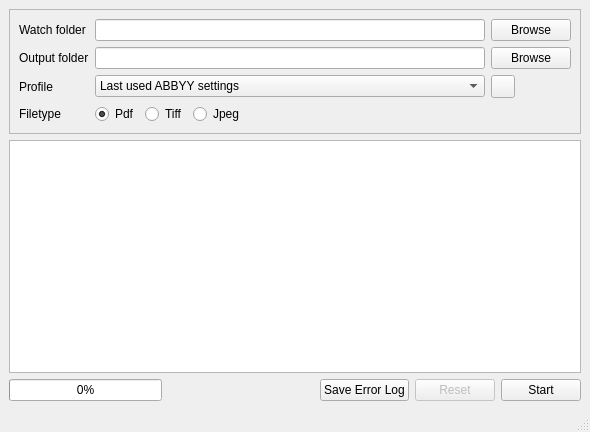
<?xml version="1.0" encoding="UTF-8"?>
<ui version="4.0">
 <class>MainWindow</class>
 <widget class="QMainWindow" name="MainWindow">
  <property name="geometry">
   <rect>
    <x>0</x>
    <y>0</y>
    <width>590</width>
    <height>432</height>
   </rect>
  </property>
  <property name="windowTitle">
   <string>ABBYY Automator</string>
  </property>
  <property name="windowIcon">
   <iconset resource="res.qrc">
    <normaloff>:/icons/application.png</normaloff>:/icons/application.png</iconset>
  </property>
  <widget class="QWidget" name="centralwidget">
   <layout class="QVBoxLayout" name="verticalLayout_3">
    <item>
     <widget class="QFrame" name="fr_top_controls">
      <property name="frameShape">
       <enum>QFrame::StyledPanel</enum>
      </property>
      <property name="frameShadow">
       <enum>QFrame::Raised</enum>
      </property>
      <layout class="QVBoxLayout" name="verticalLayout_2">
       <item>
        <layout class="QGridLayout" name="inputs_layout">
         <item row="2" column="1">
          <widget class="QComboBox" name="cb_profile">
           <item>
            <property name="text">
             <string>Last used ABBYY settings</string>
            </property>
           </item>
          </widget>
         </item>
         <item row="3" column="0">
          <widget class="QLabel" name="label_3">
           <property name="text">
            <string>Filetype</string>
           </property>
          </widget>
         </item>
         <item row="0" column="2">
          <widget class="QPushButton" name="button_watch_browse">
           <property name="text">
            <string>Browse</string>
           </property>
          </widget>
         </item>
         <item row="0" column="1">
          <widget class="LineEdit_DragDrop_Folder" name="le_watch_folder">
           <property name="text">
            <string/>
           </property>
          </widget>
         </item>
         <item row="0" column="0">
          <widget class="QLabel" name="label">
           <property name="text">
            <string>Watch folder</string>
           </property>
          </widget>
         </item>
         <item row="2" column="0">
          <widget class="QLabel" name="label_2">
           <property name="text">
            <string>Profile</string>
           </property>
          </widget>
         </item>
         <item row="3" column="1">
          <widget class="QFrame" name="frame">
           <property name="frameShape">
            <enum>QFrame::NoFrame</enum>
           </property>
           <property name="frameShadow">
            <enum>QFrame::Raised</enum>
           </property>
           <layout class="QHBoxLayout" name="horizontalLayout">
            <property name="margin">
             <number>0</number>
            </property>
            <item>
             <widget class="QRadioButton" name="rb_pdf">
              <property name="text">
               <string>Pdf</string>
              </property>
              <property name="checked">
               <bool>true</bool>
              </property>
             </widget>
            </item>
            <item>
             <widget class="QRadioButton" name="rb_tiff">
              <property name="text">
               <string>Tiff</string>
              </property>
              <property name="checked">
               <bool>false</bool>
              </property>
             </widget>
            </item>
            <item>
             <widget class="QRadioButton" name="rb_jpeg">
              <property name="text">
               <string>Jpeg</string>
              </property>
             </widget>
            </item>
            <item>
             <spacer name="horizontalSpacer_2">
              <property name="orientation">
               <enum>Qt::Horizontal</enum>
              </property>
              <property name="sizeHint" stdset="0">
               <size>
                <width>40</width>
                <height>20</height>
               </size>
              </property>
             </spacer>
            </item>
           </layout>
          </widget>
         </item>
         <item row="2" column="2">
          <widget class="QToolButton" name="tb_refresh_profiles">
           <property name="toolTip">
            <string>Refresh profiles</string>
           </property>
           <property name="text">
            <string/>
           </property>
           <property name="icon">
            <iconset resource="res.qrc">
             <normaloff>:/icons/view-refresh.png</normaloff>:/icons/view-refresh.png</iconset>
           </property>
           <property name="iconSize">
            <size>
             <width>16</width>
             <height>16</height>
            </size>
           </property>
          </widget>
         </item>
         <item row="1" column="0">
          <widget class="QLabel" name="label_4">
           <property name="text">
            <string>Output folder</string>
           </property>
          </widget>
         </item>
         <item row="1" column="1">
          <widget class="LineEdit_DragDrop_Folder" name="le_output_folder">
           <property name="text">
            <string/>
           </property>
          </widget>
         </item>
         <item row="1" column="2">
          <widget class="QPushButton" name="button_output_browse">
           <property name="text">
            <string>Browse</string>
           </property>
          </widget>
         </item>
        </layout>
       </item>
       <item>
        <layout class="QHBoxLayout" name="horizontalLayout_4"/>
       </item>
      </layout>
     </widget>
    </item>
    <item>
     <widget class="QPlainTextEdit" name="pte_log">
      <property name="sizePolicy">
       <sizepolicy hsizetype="Expanding" vsizetype="Expanding">
        <horstretch>0</horstretch>
        <verstretch>1</verstretch>
       </sizepolicy>
      </property>
      <property name="readOnly">
       <bool>true</bool>
      </property>
      <property name="plainText">
       <string/>
      </property>
     </widget>
    </item>
    <item>
     <layout class="QHBoxLayout" name="horizontalLayout_2">
      <item>
       <widget class="QProgressBar" name="progress_bar">
        <property name="value">
         <number>0</number>
        </property>
       </widget>
      </item>
      <item>
       <spacer name="horizontalSpacer">
        <property name="orientation">
         <enum>Qt::Horizontal</enum>
        </property>
        <property name="sizeHint" stdset="0">
         <size>
          <width>40</width>
          <height>20</height>
         </size>
        </property>
       </spacer>
      </item>
      <item>
       <widget class="QPushButton" name="button_save_errors">
        <property name="text">
         <string>Save Error Log</string>
        </property>
        <property name="checkable">
         <bool>false</bool>
        </property>
        <property name="checked">
         <bool>false</bool>
        </property>
       </widget>
      </item>
      <item>
       <widget class="QPushButton" name="button_reset">
        <property name="enabled">
         <bool>false</bool>
        </property>
        <property name="text">
         <string>Reset</string>
        </property>
        <property name="checkable">
         <bool>false</bool>
        </property>
        <property name="checked">
         <bool>false</bool>
        </property>
       </widget>
      </item>
      <item>
       <widget class="QPushButton" name="button_start">
        <property name="text">
         <string>Start</string>
        </property>
        <property name="checkable">
         <bool>true</bool>
        </property>
        <property name="checked">
         <bool>false</bool>
        </property>
       </widget>
      </item>
     </layout>
    </item>
   </layout>
  </widget>
  <widget class="StatusBar" name="statusbar"/>
 </widget>
 <customwidgets>
  <customwidget>
   <class>LineEdit_DragDrop_Folder</class>
   <extends>QLineEdit</extends>
   <header>custom_widgets</header>
  </customwidget>
  <customwidget>
   <class>StatusBar</class>
   <extends>QStatusBar</extends>
   <header>custom_widgets</header>
  </customwidget>
 </customwidgets>
 <tabstops>
  <tabstop>le_watch_folder</tabstop>
  <tabstop>button_watch_browse</tabstop>
  <tabstop>le_output_folder</tabstop>
  <tabstop>button_output_browse</tabstop>
  <tabstop>cb_profile</tabstop>
  <tabstop>tb_refresh_profiles</tabstop>
  <tabstop>rb_pdf</tabstop>
  <tabstop>rb_tiff</tabstop>
  <tabstop>rb_jpeg</tabstop>
  <tabstop>pte_log</tabstop>
  <tabstop>button_save_errors</tabstop>
  <tabstop>button_reset</tabstop>
  <tabstop>button_start</tabstop>
 </tabstops>
 <resources>
  <include location="res.qrc"/>
 </resources>
 <connections>
  <connection>
   <sender>button_start</sender>
   <signal>toggled(bool)</signal>
   <receiver>fr_top_controls</receiver>
   <slot>setDisabled(bool)</slot>
   <hints>
    <hint type="sourcelabel">
     <x>498</x>
     <y>401</y>
    </hint>
    <hint type="destinationlabel">
     <x>62</x>
     <y>105</y>
    </hint>
   </hints>
  </connection>
 </connections>
</ui>
